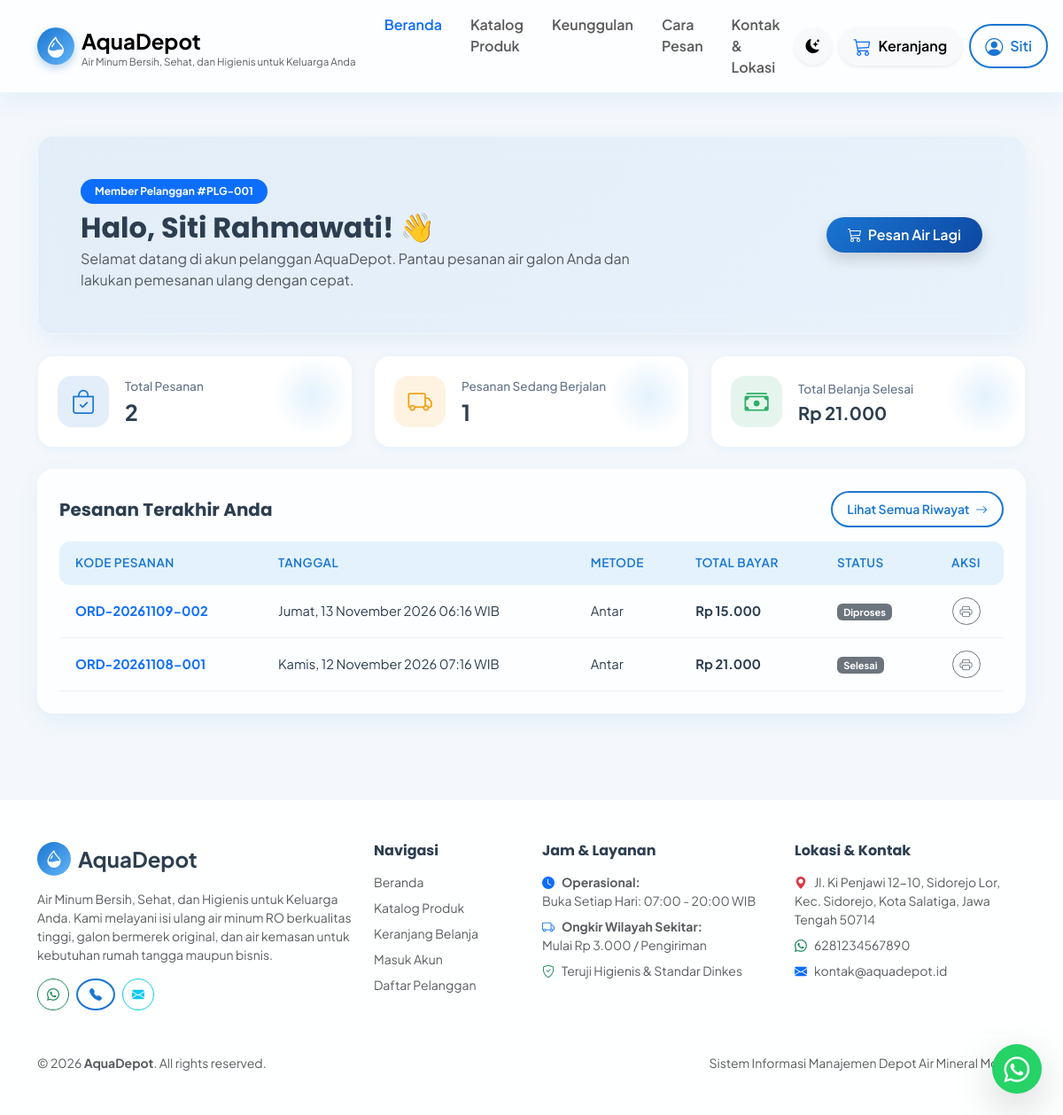
/pelanggan/index.php (signed in), run on the app's committed database.
### tables this page shows
CREATE TABLE `pengaturan` (
  `id` INT AUTO_INCREMENT PRIMARY KEY,
  `nama_depot` VARCHAR(100) NOT NULL DEFAULT 'AquaDepot',
  `slogan` VARCHAR(255) DEFAULT 'Air Minum Bersih, Sehat, dan Higienis untuk Keluarga Anda',
  `alamat` TEXT NOT NULL,
  `no_telepon` VARCHAR(20) DEFAULT '081234567890',
  `no_whatsapp` VARCHAR(20) DEFAULT '6281234567890',
  `email` VARCHAR(100) DEFAULT 'info@aquadepot.id',
  `jam_operasional` VARCHAR(100) DEFAULT 'Senin - Minggu: 07.00 - 20.00 WIB',
  `ongkos_kirim_default` DECIMAL(12,2) DEFAULT 3000.00,
  `rekening_bank` TEXT DEFAULT 'Bank BCA: 123-456-7890 a.n. AquaDepot\nBank Mandiri: 987-654-3210 a.n. AquaDepot',
  `maps_embed` TEXT DEFAULT '<iframe src=\"https://maps.google.com/maps?q=Jl.+Ki+Penjawi+12-10,+Sidorejo+Lor,+Kec.+Sidorejo,+Kota+Salatiga,+Jawa+Tengah+50714&t=&z=15&ie=UTF8&iwloc=&output=embed\" width=\"100%\" height=\"350\" style=\"border:0;\" allowfullscreen=\"\" loading=\"lazy\"></iframe>',
  `logo` VARCHAR(255) DEFAULT 'logo.png',
  `updated_at` DATETIME DEFAULT CURRENT_TIMESTAMP ON UPDATE CURRENT_TIMESTAMP
);

CREATE TABLE `pelanggan` (
  `id` INT AUTO_INCREMENT PRIMARY KEY,
  `user_id` INT NULL,
  `kode_pelanggan` VARCHAR(20) NOT NULL UNIQUE,
  `nama` VARCHAR(100) NOT NULL,
  `no_telepon` VARCHAR(20) NOT NULL,
  `alamat` TEXT NOT NULL,
  `tipe_pelanggan` ENUM('umum', 'langganan', 'bisnis') NOT NULL DEFAULT 'umum',
  `created_at` DATETIME DEFAULT CURRENT_TIMESTAMP,
  `updated_at` DATETIME DEFAULT CURRENT_TIMESTAMP ON UPDATE CURRENT_TIMESTAMP,
  CONSTRAINT `fk_pelanggan_users` FOREIGN KEY (`user_id`) REFERENCES `users` (`id`) ON DELETE SET NULL ON UPDATE CASCADE
);

CREATE TABLE `pesanan` (
  `id` INT AUTO_INCREMENT PRIMARY KEY,
  `kode_pesanan` VARCHAR(50) NOT NULL UNIQUE,
  `pelanggan_id` INT NOT NULL,
  `tanggal_pesanan` DATETIME NOT NULL DEFAULT CURRENT_TIMESTAMP,
  `metode_pengambilan` ENUM('antar', 'ambil_sendiri') NOT NULL DEFAULT 'antar',
  `alamat_pengiriman` TEXT NULL,
  `catatan` TEXT NULL,
  `metode_pembayaran` ENUM('tunai', 'transfer', 'cod', 'qris') NOT NULL DEFAULT 'cod',
  `total_harga` DECIMAL(12,2) NOT NULL,
  `biaya_pengiriman` DECIMAL(12,2) NOT NULL DEFAULT 0.00,
  `total_bayar` DECIMAL(12,2) NOT NULL,
  `status_pesanan` ENUM('menunggu_konfirmasi', 'diproses', 'siap_dikirim', 'sedang_dikirim', 'selesai', 'dibatalkan') NOT NULL DEFAULT 'menunggu_konfirmasi',
  `created_at` DATETIME DEFAULT CURRENT_TIMESTAMP,
  `updated_at` DATETIME DEFAULT CURRENT_TIMESTAMP ON UPDATE CURRENT_TIMESTAMP,
  CONSTRAINT `fk_pesanan_pelanggan` FOREIGN KEY (`pelanggan_id`) REFERENCES `pelanggan` (`id`) ON UPDATE CASCADE
);

### pelanggan/index.php (the view, shortened to what the rows shown need)
<?php
require_once __DIR__ . '/../config/config.php';
$db = Database::getConnection();
$user = current_user();
$stmtPlg = $db->prepare("SELECT * FROM pelanggan WHERE user_id = ?");
$stmtPlg->execute([$user['id']]);
$pelanggan = $stmtPlg->fetch();
$pelangganId = $pelanggan['id'] ?? 0;
$stmtRecent = $db->prepare("
    SELECT p.*,
           (SELECT COUNT(*) FROM detail_pesanan WHERE pesanan_id = p.id) as total_item
    FROM pesanan p
    WHERE p.pelanggan_id = ?
    ORDER BY p.id DESC
    LIMIT 5
");
$stmtRecent->execute([$pelangganId]);
$recentOrders = $stmtRecent->fetchAll();
require_once __DIR__ . '/../includes/header.php';
?>
<div class="container py-5">
    <div class="glass-card p-4 p-md-5 mb-4" data-aos="fade-down" style="background: linear-gradient(135deg, rgba(25, 118, 210, 0.08) 0%, rgba(100, 181, 246, 0.08) 100%);">
        <div class="row align-items-center">
            <div class="col-md-8">
                <span class="badge bg-primary rounded-pill px-3 py-2 mb-2">Member Pelanggan #<?= htmlspecialchars($pelanggan['kode_pelanggan'] ?? 'PLG-001') ?></span>
                <h2 class="fw-bold mb-1">Halo, <?= htmlspecialchars($user['nama_lengkap']) ?>! 👋</h2>
                <p class="text-muted mb-0">Selamat datang di akun pelanggan AquaDepot. Pantau pesanan air galon Anda dan lakukan pemesanan ulang dengan cepat.</p>
            </div>
        </div>
    </div>
    <div class="glass-card p-4" data-aos="fade-up">
        <?php if (!empty($recentOrders)): ?>
            <div class="table-responsive">
                <table class="table-modern">
                    <thead>
                        <tr>
                            <th>Kode Pesanan</th>
                            <th>Tanggal</th>
                            <th>Metode</th>
                            <th>Total Bayar</th>
                            <th>Status</th>
                            <th class="text-center">Aksi</th>
                        </tr>
                    </thead>
                    <tbody>
                        <?php foreach ($recentOrders as $ord): ?>
                            <tr>
                                <td class="fw-bold text-primary"><?= htmlspecialchars($ord['kode_pesanan']) ?></td>
                                <td><?= tanggal_indo($ord['tanggal_pesanan'], true) ?></td>
                                <td class="text-capitalize"><?= str_replace('_', ' ', $ord['metode_pengambilan']) ?></td>
                                <td class="fw-bold"><?= format_rupiah($ord['total_bayar']) ?></td>
                                <td><?= status_badge($ord['status_pesanan']) ?></td>
                                <td class="text-center">
                                    <a href="<?= url('views/cetak_invoice.php?pesanan_id=' . $ord['id']) ?>" target="_blank" class="btn btn-sm btn-outline-secondary rounded-pill px-2" title="Cetak Invoice">
                                        <i class="bi bi-printer"></i>
                                    </a>
                                </td>
                            </tr>
                        <?php endforeach; ?>
                    </tbody>
                </table>
            </div>
        <?php endif; ?>
    </div>
</div>
<?php require_once __DIR__ . '/../includes/footer.php'; ?>

### includes/header.php (shortened to what the rows shown need)
<?php
require_once __DIR__ . '/../config/config.php';
$pengaturan = get_pengaturan();
$currentUser = current_user();
?>
<!DOCTYPE html>
<html lang="id" data-bs-theme="light">
<head>
    <link href="https://cdn.jsdelivr.net/npm/bootstrap@5.3.3/dist/css/bootstrap.min.css" rel="stylesheet">
    <link rel="stylesheet" href="https://cdn.jsdelivr.net/npm/bootstrap-icons@1.11.3/font/bootstrap-icons.min.css">
    <link href="https://unpkg.com/aos@2.3.1/dist/aos.css" rel="stylesheet">
    <link rel="stylesheet" href="https://cdn.jsdelivr.net/npm/sweetalert2@11/dist/sweetalert2.min.css">
    <link rel="stylesheet" href="<?= asset('css/style.css') ?>">
</head>
<body data-base-url="<?= base_url() ?>">
<nav class="navbar navbar-expand-lg sticky-top glass-card border-0 rounded-0" style="background: var(--glass-bg); backdrop-filter: blur(14px); z-index: 1040; border-bottom: 1px solid var(--card-border) !important;">
    <div class="container">
        <a class="navbar-brand d-flex align-items-center gap-2" href="<?= url('index.php') ?>">
            <div>
                <span class="fw-bold fs-4 text-gradient"><?= htmlspecialchars($pengaturan['nama_depot']) ?></span>
                <small class="d-none d-sm-block text-muted" style="font-size: 0.72rem; line-height: 1;"><?= htmlspecialchars($pengaturan['slogan']) ?></small>
            </div>
        </a>
        <div class="collapse navbar-collapse" id="publicNav">
            <div class="d-flex align-items-center gap-2 mt-3 mt-lg-0">
                <?php if ($currentUser): ?>
                    <div class="dropdown">
                        <button class="btn btn-outline-primary rounded-pill px-3 dropdown-toggle d-flex align-items-center gap-2" type="button" data-bs-toggle="dropdown">
                            <i class="bi bi-person-circle fs-5"></i>
                            <span class="d-none d-md-inline"><?= htmlspecialchars(explode(' ', $currentUser['nama_lengkap'])[0]) ?></span>
                        </button>
                    </div>
                <?php else: ?>
                    <a href="<?= url('auth/login.php') ?>" class="btn btn-outline-primary rounded-pill px-3">Masuk</a>
                    <a href="<?= url('auth/register.php') ?>" class="btn btn-primary rounded-pill px-3">Daftar</a>
                <?php endif; ?>
            </div>
        </div>
    </div>
</nav>

### config/config.php (shortened to what the rows shown need)
<?php
function base_url($path = '') {
    $path = ltrim($path, '/');
    return BASE_URL . ($path ? '/' . $path : '');
}
function url($path = '') {
    return base_url($path);
}
function asset($path = '') {
    return base_url('assets/' . ltrim($path, '/'));
}
function format_rupiah($angka) {
    return 'Rp ' . number_format((float)$angka, 0, ',', '.');
}
function tanggal_indo($datetime, $with_time = false) {
    $timestamp = strtotime($datetime);
    $bulan = [
        1 => 'Januari', 'Februari', 'Maret', 'April', 'Mei', 'Juni',
        'Juli', 'Agustus', 'September', 'Oktober', 'November', 'Desember'
    ];
    $hari = ['Minggu', 'Senin', 'Selasa', 'Rabu', 'Kamis', 'Jumat', 'Sabtu'];
    $nama_hari = $hari[date('w', $timestamp)];
    $tgl = date('j', $timestamp);
    $bln = $bulan[(int)date('n', $timestamp)];
    $thn = date('Y', $timestamp);
    $result = "$nama_hari, $tgl $bln $thn";
    if ($with_time) {
        $result .= ' ' . date('H:i', $timestamp) . ' WIB';
    }
    return $result;
}
function current_user() {
    return $_SESSION['user'] ?? null;
}
function status_badge($status) {
    $badges = [
        'menunggu_konfirmasi' => '<span class="badge bg-warning text-dark"><i class="bi bi-clock me-1"></i>Menunggu Konfirmasi</span>',
        'diproses'            => '<span class="badge bg-info text-dark"><i class="bi bi-gear me-1"></i>Pesanan Diproses</span>',
        'siap_dikirim'        => '<span class="badge bg-primary"><i class="bi bi-box-seam me-1"></i>Siap Dikirim</span>',
        'sedang_dikirim'      => '<span class="badge bg-secondary"><i class="bi bi-truck me-1"></i>Sedang Dikirim</span>',
        'selesai'             => '<span class="badge bg-success"><i class="bi bi-check-circle me-1"></i>Pesanan Selesai</span>',
        'dibatalkan'          => '<span class="badge bg-danger"><i class="bi bi-x-circle me-1"></i>Pesanan Dibatalkan</span>',
        'lunas'               => '<span class="badge bg-success"><i class="bi bi-check2-circle me-1"></i>Lunas</span>',
        'pending'             => '<span class="badge bg-warning text-dark"><i class="bi bi-hourglass-split me-1"></i>Pending</span>',
        'menunggu_verifikasi' => '<span class="badge bg-warning text-dark"><i class="bi bi-clock me-1"></i>Verifikasi</span>',
        'ditolak'             => '<span class="badge bg-danger"><i class="bi bi-x-octagon me-1"></i>Ditolak</span>',
        'batal'               => '<span class="badge bg-danger"><i class="bi bi-x me-1"></i>Batal</span>',
        'tersedia'            => '<span class="badge bg-success">Tersedia</span>',
        'habis'               => '<span class="badge bg-danger">Stok Habis</span>',
        'nonaktif'            => '<span class="badge bg-secondary">Nonaktif</span>',
        'aktif'               => '<span class="badge bg-success">Aktif</span>',
        'nonaktif'            => '<span class="badge bg-danger">Nonaktif</span>',
    ];
    return $badges[$status] ?? '<span class="badge bg-secondary">' . htmlspecialchars(ucfirst(str_replace('_', ' ', $status))) . '</span>';
}
function get_pengaturan() {
    static $settings = null;
    if ($settings === null) {
        try {
            $db = Database::getConnection();
            $stmt = $db->query("SELECT * FROM pengaturan LIMIT 1");
            $settings = $stmt->fetch();
        } catch (Exception $e) {
            $settings = [
                'nama_depot' => 'AquaDepot',
                'slogan' => 'Air Bersih & Higienis',
                'alamat' => 'Jl. Ki Penjawi 12-10, Sidorejo Lor, Kec. Sidorejo, Kota Salatiga, Jawa Tengah 50714',
                'no_telepon' => '081234567890',
                'no_whatsapp' => '6281234567890',
                'email' => 'info@aquadepot.id',
                'jam_operasional' => '07.00 - 20.00 WIB',
                'ongkos_kirim_default' => 3000,
                'rekening_bank' => 'BCA: 123-456-7890 a/n AquaDepot'
            ];
        }
    }
    return $settings;
}

### includes/footer.php (shortened to what the rows shown need)
<?php
$pengaturan = get_pengaturan();
$waNumber = preg_replace('/[^0-9]/', '', $pengaturan['no_whatsapp'] ?? '6281234567890');
$waMessage = urlencode("Halo " . ($pengaturan['nama_depot'] ?? 'AquaDepot') . ", saya ingin pesan air mineral galon.");
?>
<footer class="mt-5 border-top py-5" style="background: var(--card-bg); border-color: var(--card-border) !important;">
    <div class="container">
        <div class="row g-4">
            <div class="col-lg-4 col-md-6">
                <div class="d-flex align-items-center gap-2 mb-3">
                    <div class="rounded-circle d-flex align-items-center justify-content-center text-white" style="width: 38px; height: 38px; background: linear-gradient(135deg, #1976D2, #64B5F6);">
                        <i class="bi bi-droplet-half fs-5"></i>
                    </div>
                    <span class="fw-bold fs-4"><?= htmlspecialchars($pengaturan['nama_depot']) ?></span>
                </div>
                <p class="text-muted small mb-3">
                    <?= htmlspecialchars($pengaturan['slogan']) ?>. Kami melayani isi ulang air minum RO berkualitas tinggi, galon bermerek original, dan air kemasan untuk kebutuhan rumah tangga maupun bisnis.
                </p>
                <div class="d-flex gap-2">
                    <a href="https://wa.me/<?= $waNumber ?>?text=<?= $waMessage ?>" target="_blank" class="btn btn-sm btn-outline-success rounded-circle" style="width: 36px; height: 36px; display: flex; align-items: center; justify-content: center;">
                    </a>
                    <a href="tel:<?= htmlspecialchars($pengaturan['no_telepon']) ?>" class="btn btn-sm btn-outline-primary rounded-circle" style="width: 36px; height: 36px; display: flex; align-items: center; justify-content: center;">
                    </a>
                    <a href="mailto:<?= htmlspecialchars($pengaturan['email']) ?>" class="btn btn-sm btn-outline-info rounded-circle" style="width: 36px; height: 36px; display: flex; align-items: center; justify-content: center;">
                    </a>
                </div>
            </div>
            <div class="col-lg-3 col-md-6">
                <h6 class="fw-bold mb-3">Jam & Layanan</h6>
                <p class="text-muted small mb-2">
                    <i class="bi bi-clock-fill text-primary me-2"></i><strong>Operasional:</strong><br>
                    <?= htmlspecialchars($pengaturan['jam_operasional']) ?>
                </p>
                <p class="text-muted small mb-2">
                    <i class="bi bi-truck text-primary me-2"></i><strong>Ongkir Wilayah Sekitar:</strong><br>
                    Mulai <?= format_rupiah($pengaturan['ongkos_kirim_default'] ?? 3000) ?> / Pengiriman
                </p>
                <p class="text-muted small mb-0">
                    <i class="bi bi-shield-check text-success me-2"></i>Teruji Higienis & Standar Dinkes
                </p>
            </div>
            <div class="col-lg-3 col-md-6">
                <h6 class="fw-bold mb-3">Lokasi & Kontak</h6>
                <p class="text-muted small mb-2">
                    <i class="bi bi-geo-alt-fill text-danger me-2"></i><?= nl2br(htmlspecialchars($pengaturan['alamat'])) ?>
                </p>
                <p class="text-muted small mb-2">
                    <i class="bi bi-whatsapp text-success me-2"></i><?= htmlspecialchars($pengaturan['no_whatsapp']) ?>
                </p>
                <p class="text-muted small mb-0">
                    <i class="bi bi-envelope-fill text-primary me-2"></i><?= htmlspecialchars($pengaturan['email']) ?>
                </p>
            </div>
        </div>
        <div class="row align-items-center">
            <div class="col-md-6 text-center text-md-start small text-muted">
                &copy; <?= date('Y') ?> <strong><?= htmlspecialchars($pengaturan['nama_depot']) ?></strong>. All rights reserved.
            </div>
        </div>
    </div>
</footer>
</body>
</html>

### data on the page
pengaturan: nama_depot "AquaDepot", slogan "Air Minum Bersih, Sehat, dan Higienis untuk Keluarga Anda", jam_operasional "Buka Setiap Hari: 07:00 - 20:00 WIB", ongkos_kirim_default "Rp 3.000", alamat "Jl. Ki Penjawi 12-10, Sidorejo Lor, Kec. Sidorejo, Kota Salatiga, Jawa Tengah 50714", no_whatsapp "6281234567890", email "kontak@aquadepot.id"
pelanggan: nama "Siti", kode_pelanggan "PLG-001", nama "Siti Rahmawati"
pesanan: kode_pesanan "ORD-20261109-002", tanggal_pesanan "Jumat, 13 November 2026 06:16 WIB", metode_pengambilan "Antar", total_bayar "Rp 15.000", status_pesanan "Diproses"
pesanan: kode_pesanan "ORD-20261108-001", tanggal_pesanan "Kamis, 12 November 2026 07:16 WIB", metode_pengambilan "Antar", total_bayar "Rp 21.000", status_pesanan "Selesai"

### other printed values
$totalOrders "2"
$activeOrders "1"
format_rupiah($totalSpent) "Rp 21.000"
